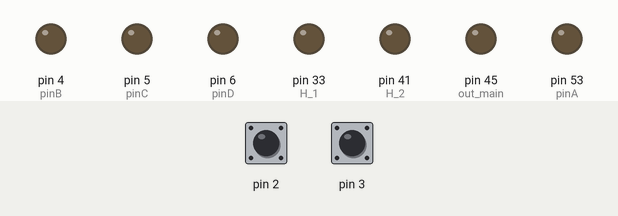
A sketch run on a simulated Arduino Mega 2560, built with avr-gcc and run on an emulated ATmega2560. On the bench: output pins drawn as LEDs (lit = HIGH). The inputs (shaded band) are chosen by the test bench; at power-on: pin 3 HIGH, pin 2 HIGH. What the sketch prints to the serial monitor is not drawn.

Above: at 1.2 s.
1.3 s: pin 3 pulled LOW for 0.15 s
At 2.3 s:
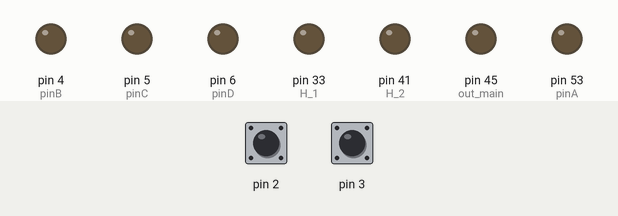
2.9 s: pin 2 pulled LOW for 0.15 s
At 3.5 s:
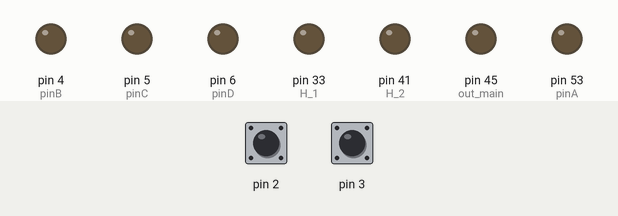
4.5 s: pin 2 driven LOW and pin 3 driven LOW
At 6.0 s:
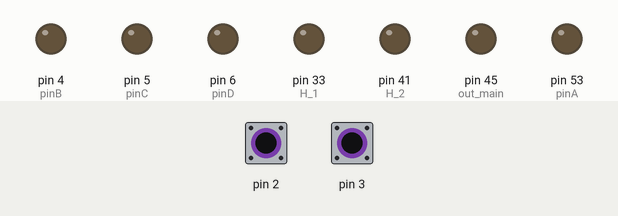
Timing chart, 0 to 7.5 s (numbered marks = the images above; inputs shaded):
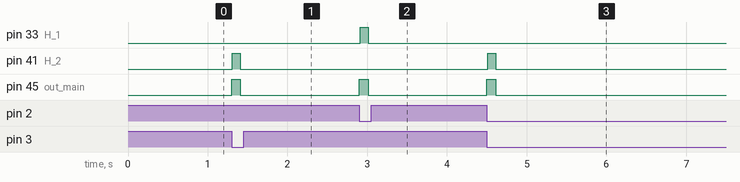

The sketch:

Shifter.ino
```cpp
#define pinA 53
#define pinB 4
#define pinC 5
#define pinD 6
#define inpin1 8
#define inpin2 9
#define inpin3 10
#define inpin4 11
#define inpin5 12
#define inpin6 13
#define cooldown_up 100
#define cooldown_down 600
#define H_1 33
#define H_2 41
#define out_main 45
int gcounter=0;
byte gear=3;
boolean state = false;
boolean state2 = false;
uint32_t prev_time;
void changestatetrue(){
  state = true;
}
void changestatefalse(){
state = false;
}
void changestatetrue2(){
  state2 = true;
}
void changestatefalse2(){
state2 = false;
}
void setup()  {
  pinMode(48,INPUT_PULLUP);
  pinMode(34,INPUT_PULLUP);
  pinMode(2,INPUT_PULLUP);
  pinMode(3,INPUT_PULLUP);
    //pinMode(48,INPUT);
  //pinMode(34,INPUT);
  pinMode(45,OUTPUT);
  pinMode(41,OUTPUT);
  pinMode(33,OUTPUT);
  pinMode(pinA,OUTPUT);
  pinMode(pinB,OUTPUT);
  pinMode(pinC,OUTPUT);
  pinMode(pinD,OUTPUT);
  attachInterrupt(digitalPinToInterrupt(3),changestatefalse,HIGH);
 //attachInterrupt(digitalPinToInterrupt(2),changestatetrue,FALLING);
  attachInterrupt(digitalPinToInterrupt(2),changestatefalse2,HIGH);


  Serial.begin(115200);
}

void loop() {
  Serial.println(gcounter);
  if (digitalRead(3) == LOW && !state)
  { if(gcounter!=6)
    {
        upshift();
        gcounter++;
        state=true;
        Serial.println("up");
        delay(100);
    }
  }

  if (digitalRead(2) == LOW && !state2)
  {
    if(!gcounter==0)
    {
          downshift();
          gcounter--;
          state2=true;
          Serial.println("down");
          delay(100);
    }

  }

  //state = false;
  //isr1();
  //isr2();
  //isr3();
  //isr4();
  //isr5();
  //isr6();
  //isrn();
}


void isrn(){
  if((digitalRead(inpin1)!=LOW)&& (digitalRead(inpin2)!=LOW)&& (digitalRead(inpin3)!=LOW)&& (digitalRead(inpin4)!=LOW)&&(digitalRead(inpin5)!=LOW)&& (digitalRead(inpin6)!=LOW));
  {Serial.println("0");
    digitalWrite(pinA, LOW);
   digitalWrite(pinB, LOW);
    digitalWrite(pinC, LOW);
     digitalWrite(pinD, LOW);}

}
void isr1(){
  if(digitalRead(inpin1)==LOW)
  {
    Serial.println("1");
  digitalWrite(pinA, HIGH);
   digitalWrite(pinB, LOW);
    digitalWrite(pinC, LOW);
     digitalWrite(pinD, LOW);
  }
}
void isr2(){

  if(digitalRead(inpin2)==LOW)
  {Serial.println("2");
    digitalWrite(pinA, LOW);
   digitalWrite(pinB, LOW);
    digitalWrite(pinC, HIGH);
     digitalWrite(pinD, LOW);
  }
}
void isr3(){
  if(digitalRead(inpin3)==LOW)
  {
     Serial.println("3");
  digitalWrite(pinA, HIGH);
   digitalWrite(pinB, LOW);
    digitalWrite(pinC, HIGH);
     digitalWrite(pinD, LOW);
  }
}
void isr4(){
  if(digitalRead(inpin4)==LOW)
  {
     Serial.println("4");
  digitalWrite(pinA, LOW);
   digitalWrite(pinB, HIGH);
    digitalWrite(pinC, LOW);
     digitalWrite(pinD, LOW);
  }
}
void isr5(){
  if(digitalRead(inpin5)==LOW)
  {
     Serial.println("5");
  digitalWrite(pinA, HIGH);
   digitalWrite(pinB, HIGH);
    digitalWrite(pinC, LOW);
     digitalWrite(pinD, LOW);
  }
}
void isr6(){
 if(digitalRead(inpin6)==LOW)
  {
     Serial.println("6");
  digitalWrite(pinA, LOW);
   digitalWrite(pinB, HIGH);
    digitalWrite(pinC, HIGH);
     digitalWrite(pinD, LOW);
  }
}
```

check_gear.ino
```cpp
inline void check_gear()  {

  if (digitalRead(8) == LOW)
    gear = 1;
  if (digitalRead(9) == LOW)
    gear = 2;
  if (digitalRead(10) == LOW)
    gear = 3;
  if (digitalRead(11) == LOW)
    gear = 4;
  if (digitalRead(12) == LOW)
    gear = 5;
  if (digitalRead(13) == LOW)
    gear = 6;
 // if (digitalRead() == LOW)
   // gear = 0;
}
```

downshift.ino
```cpp
void downshift()  {


  int about_100 = 100;

  if (millis() - prev_time >= cooldown_down)
  {
          digitalWrite(out_main, HIGH);
          Serial.print("D");
          delay(10);
          digitalWrite(H_1, HIGH);
          //Serial.print("2D");
          delay(about_100);
//          check_gear();
          digitalWrite(H_1, LOW);
          digitalWrite(out_main, LOW);

  }
  prev_time = millis();
}
```

upshift.ino
```cpp
void upshift(){
  int about_100 = 100;
  if (millis() - prev_time >= cooldown_up)
  {

          digitalWrite(out_main, HIGH);
          delay(10);
          digitalWrite(H_2, HIGH);
          Serial.print("U");
          delay(about_100);
//          check_gear();
          digitalWrite(H_2, LOW);
          digitalWrite(out_main, LOW);

  }
  prev_time = millis();
}
```

Measured:
- after the input at 1.3 s, pin 41 (H_2): LOW → HIGH at once, → LOW 0.10 s later; pin 45 (out_main): LOW → HIGH at once, → LOW 0.11 s later
- after the input at 2.9 s, pin 33 (H_1): LOW → HIGH at once, → LOW 0.10 s later; pin 45 (out_main): LOW → HIGH at once, → LOW 0.11 s later
- after the input at 4.5 s, pin 41 (H_2): LOW → HIGH at once, → LOW 0.10 s later; pin 45 (out_main): LOW → HIGH at once, → LOW 0.11 s later
